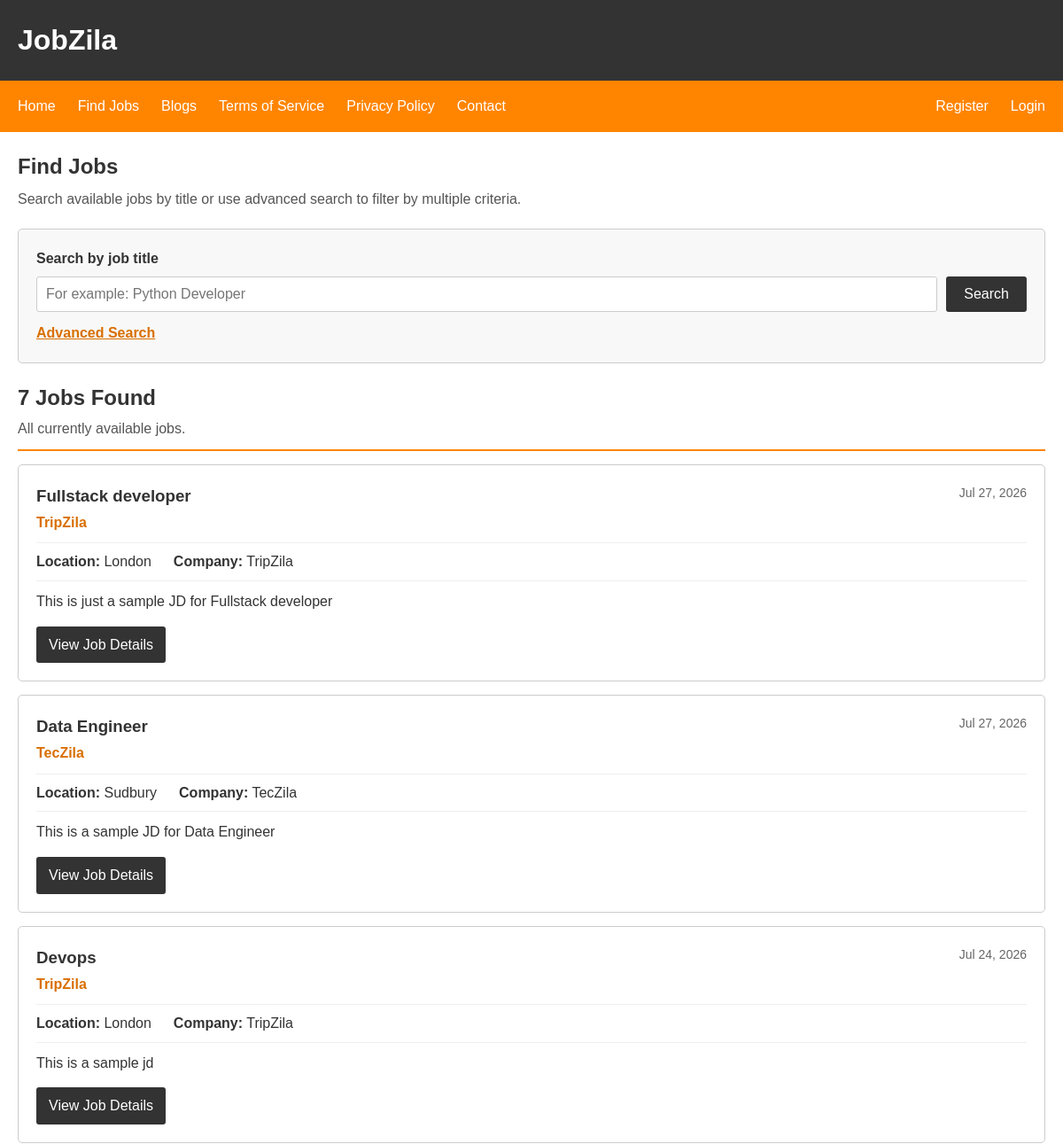
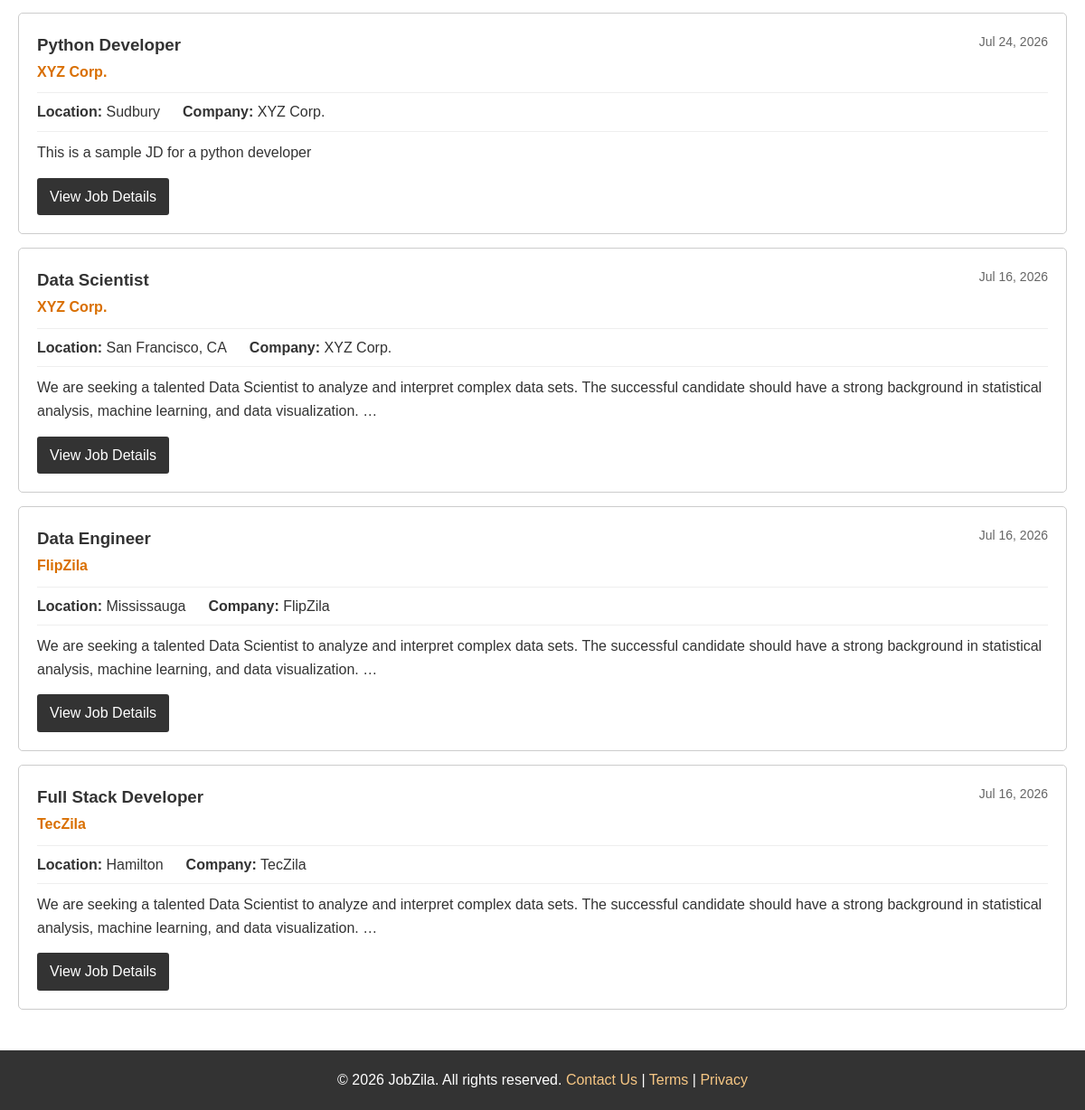
Screenshot of /jobs/ with the database file from the repository (2 pictures, top to bottom).
### jobs/models.py (models this page shows, shortened)
class Job(models.Model):
    title = models.CharField(max_length=200)
    company = models.CharField(max_length=100)
    location = models.CharField(max_length=100)
    description = models.TextField()
    apply_link = models.URLField(blank=True, null=True)
    created_at = models.DateTimeField(auto_now_add=True)
    posted_by = models.ForeignKey(User, on_delete=models.CASCADE, null=True, blank=True)

### jobs/views.py (the view, shortened to what this page needs)
# urls.py: path("", views.job_list, name="job_list"),
def job_list(request):
    quick_search = request.GET.get("q", "").strip()
    title = request.GET.get("title", "").strip()
    company = request.GET.get("company", "").strip()
    location = request.GET.get("location", "").strip()
    keyword = request.GET.get("keyword", "").strip()
    sort = request.GET.get("sort", "newest")
    jobs = Job.objects.all()
    if quick_search:
        jobs = jobs.filter(title__icontains=quick_search)
    if title:
        jobs = jobs.filter(title__icontains=title)
    if company:
        jobs = jobs.filter(company__icontains=company)
    if location:
        jobs = jobs.filter(location__icontains=location)
    if sort == "oldest":
        jobs = jobs.order_by("created_at")
    elif sort == "title":
        jobs = jobs.order_by("title")
    elif sort == "company":
        jobs = jobs.order_by("company")
    else:
        jobs = jobs.order_by("-created_at")
    advanced_search_active = any(
        [
            title,
            company,
            location,
            keyword,
            sort != "newest",
        ]
    )
    context = {
        "jobs": jobs,
        "quick_search": quick_search,
        "title_search": title,
        "company_search": company,
        "location_search": location,
        "keyword_search": keyword,
        "sort": sort,
        "advanced_search_active": advanced_search_active,
        "result_count": jobs.count(),
    }
    return render(request, "jobs/job_list.html", context)

### jobs/templates/jobs/job_list.html (shortened to what this page needs)
{% extends "sharedpage.html" %}
{% block main %}
<section class="jobs-search-section">
    <div class="jobs-search-header">
        <h2>Find Jobs</h2>
        <p>
            Search available jobs by title or use advanced search
            to filter by multiple criteria.
        </p>
    </div>
    <div class="job-search-box">
        <form
            method="GET"
            action="{% url 'jobs:job_list' %}"
            class="quick-search-form"
        >
            <label for="quick-search">Search by job title</label>
            <div class="quick-search-row">
                <input
                    type="search"
                    id="quick-search"
                    name="q"
                    value="{{ quick_search }}"
                    placeholder="For example: Python Developer"
                />
                <button type="submit">
                    Search
                </button>
            </div>
        </form>
        <button
            type="button"
            id="advanced-search-toggle"
            class="advanced-search-toggle"
            aria-expanded="{% if advanced_search_active %}true{% else %}false{% endif %}"
            aria-controls="advanced-search"
        >
            Advanced Search
        </button>
    </div>
    <div class="job-results-heading">
        <div>
            <h2>
                {{ result_count }}
                Job{{ result_count|pluralize }}
                Found
            </h2>
            {% if quick_search %}
                <p>
                    Results for job title:
                    <strong>{{ quick_search }}</strong>
                </p>
            {% elif advanced_search_active %}
                <p>Results matching your selected filters.</p>
            {% else %}
                <p>All currently available jobs.</p>
            {% endif %}
        </div>
    </div>
    <div class="jobs-results-list">
        {% for job in jobs %}
            <article class="job-result-card">
                <div class="job-result-top">
                    <div>
                        <h3>
                             {{ job.title }}
                        </h3>
                        <p class="job-company-name">
                            {{ job.company }}
                        </p>
                    </div>
                    <p class="job-posted-date">
                        {{ job.created_at|date:"M d, Y" }}
                    </p>
                </div>
                <div class="job-result-information">
                    <p>
                        <strong>Location:</strong>
                        {{ job.location }}
                    </p>
                    <p>
                        <strong>Company:</strong>
                        {{ job.company }}
                    </p>
                </div>
                <p class="job-result-description">
                    {{ job.description|truncatewords:30 }}
                </p>
                <a
                    class="view-job-link"
                    href="{% url 'jobs:job_detail' job.id %}"
                >
                    View Job Details
                </a>
            </article>
        {% endfor %}
    </div>
</section>
{% endblock main %}

### static/css/styles.css (style rules this page uses)
* { margin: 0; padding: 0; box-sizing: border-box; }
html, body { min-height: 100%; }
body { min-height: 100vh; font-family: Arial, Helvetica, sans-serif; font-size: 16px; line-height: 1.6; color: #333; display: flex; flex-direction: column; }
.jobs-search-section { width: 100%; margin: 20px 20px 30px; }
.jobs-search-header { margin-bottom: 20px; }
.jobs-search-header h2 { margin-bottom: 5px; }
.jobs-search-header p { color: #555; }
.job-search-box { margin-bottom: 20px; padding: 20px; border: 1px solid #ccc; border-radius: 5px; background-color: #f8f8f8; }
.quick-search-form label { display: block; margin-bottom: 8px; font-weight: bold; }
.quick-search-row { display: flex; gap: 10px; }
.quick-search-row input { flex: 1; padding: 10px; border: 1px solid #ccc; border-radius: 3px; font-family: inherit; font-size: 16px; }
.quick-search-row button { background-color: #333; color: white; padding: 10px 20px; border: none; border-radius: 3px; font-family: inherit; font-size: 16px; cursor: pointer; }
.advanced-search-toggle { margin-top: 15px; padding: 0; border: none; background: transparent; color: #d96f00; font-family: inherit; font-size: 16px; font-weight: bold; text-decoration: underline; cursor: pointer; }
.job-results-heading { display: flex; justify-content: space-between; align-items: center; gap: 20px; margin-bottom: 15px; padding-bottom: 10px; border-bottom: 2px solid #ff8500; }
.job-results-heading h2 { margin-bottom: 3px; }
.job-results-heading p { color: #555; }
.jobs-results-list { width: 100%; }
.job-result-card { margin-bottom: 15px; padding: 20px; border: 1px solid #ccc; border-radius: 5px; background-color: white; }
.job-result-top { display: flex; justify-content: space-between; align-items: flex-start; gap: 20px; margin-bottom: 10px; }
.job-result-card h3 { margin-bottom: 2px; }
.job-company-name { color: #d96f00; font-weight: bold; }
.job-posted-date { flex-shrink: 0; color: #666; font-size: 14px; }
.job-result-information { display: flex; flex-wrap: wrap; gap: 25px; margin-bottom: 10px; padding: 8px 0; border-top: 1px solid #eee; border-bottom: 1px solid #eee; }
.job-result-description { margin-bottom: 15px; }
.view-job-link { display: inline-block; background-color: #333; color: white; padding: 8px 14px; border-radius: 3px; text-decoration: none; }

### rows the page displays
Job: title "Fullstack developer", company "TripZila", created_at "Jul 27, 2026", location "London", description "This is just a sample JD for Fullstack developer"
Job: title "Data Engineer", company "TecZila", created_at "Jul 27, 2026", location "Sudbury", description "This is a sample JD for Data Engineer"
Job: title "Devops", company "TripZila", created_at "Jul 24, 2026", location "London", description "This is a sample jd"
Job: title "Python Developer", company "XYZ Corp.", created_at "Jul 24, 2026", location "Sudbury", description "This is a sample JD for a python developer"
Job: title "Data Scientist", company "XYZ Corp.", created_at "Jul 16, 2026", location "San Francisco, CA", description "We are seeking a talented Data Scientist to analyze and interpret complex data sets. The successful candidate should have a strong background in statistical analysis, machine learning, and data visualization. …"
Job: title "Data Engineer", company "FlipZila", created_at "Jul 16, 2026", location "Mississauga", description "We are seeking a talented Data Scientist to analyze and interpret complex data sets. The successful candidate should have a strong background in statistical analysis, machine learning, and data visualization. …"
Job: title "Full Stack Developer", company "TecZila", created_at "Jul 16, 2026", location "Hamilton", description "We are seeking a talented Data Scientist to analyze and interpret complex data sets. The successful candidate should have a strong background in statistical analysis, machine learning, and data visualization. …"

### other values shown
{{ result_count }} "7"
